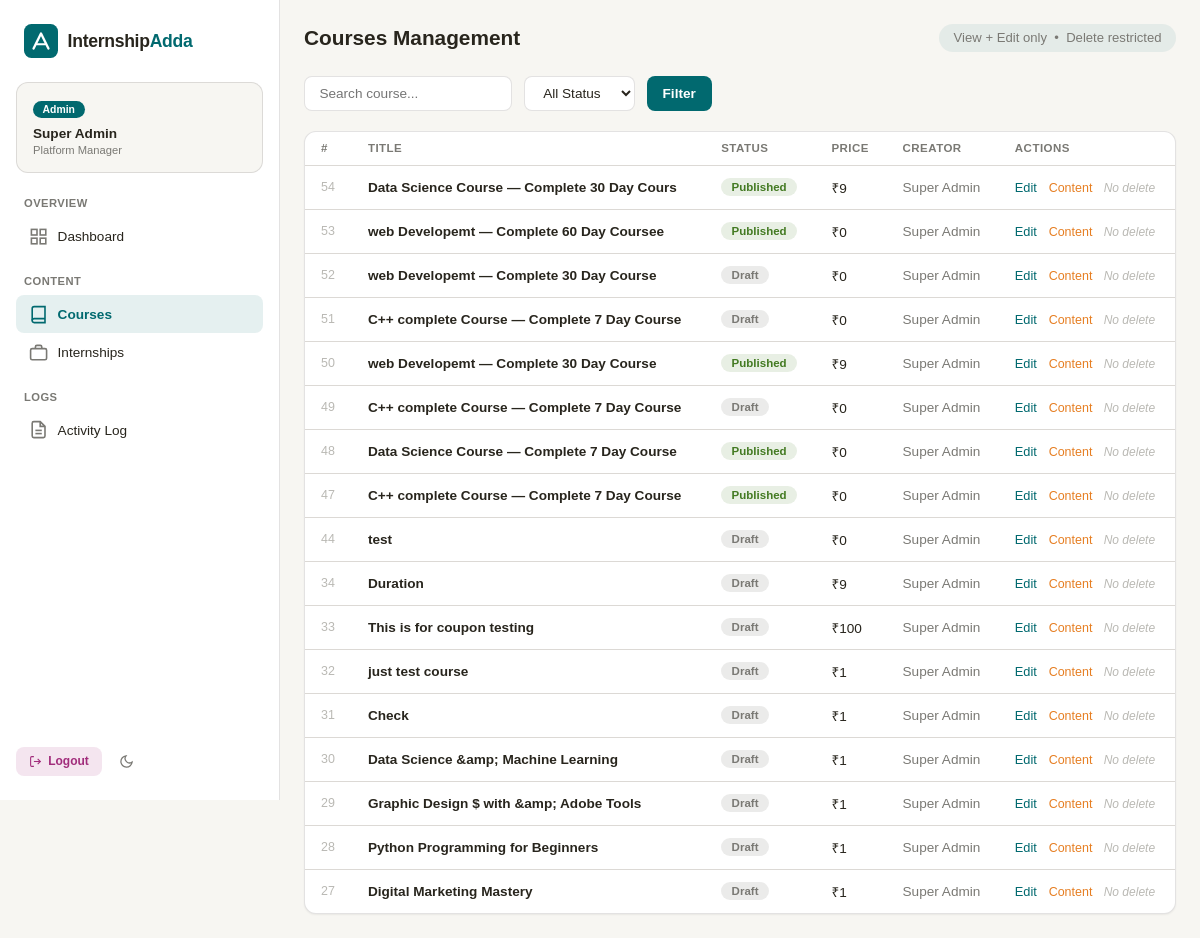
The app's page /second/courses.php (signed in) with its own data.
### tables this page shows
CREATE TABLE `courses` (
  `id` int(10) UNSIGNED NOT NULL,
  `title` varchar(255) NOT NULL,
  `slug` varchar(255) NOT NULL,
  `description` text DEFAULT NULL,
  `cover_image` varchar(255) DEFAULT NULL,
  `icon` varchar(255) DEFAULT NULL,
  `preview_image` varchar(255) DEFAULT NULL,
  `price` decimal(10,2) DEFAULT 0.00,
  `status` enum('draft','published') DEFAULT 'draft',
  `created_by` int(10) UNSIGNED NOT NULL,
  `created_at` timestamp NULL DEFAULT current_timestamp(),
  `updated_at` timestamp NULL DEFAULT current_timestamp() ON UPDATE current_timestamp()
);

CREATE TABLE `users` (
  `id` int(10) UNSIGNED NOT NULL,
  `email` varchar(255) NOT NULL,
  `referral_code` varchar(20) DEFAULT NULL,
  `referred_by_code` varchar(20) DEFAULT NULL,
  `mobile` varchar(15) DEFAULT NULL,
  `password` varchar(255) NOT NULL,
  `name` varchar(255) NOT NULL,
  `avatar` varchar(255) DEFAULT NULL,
  `role` enum('admin','manager','learner') DEFAULT 'learner',
  `status` enum('active','suspended','banned') DEFAULT 'active',
  `email_verified` tinyint(1) DEFAULT 0,
  `email_verification_token` varchar(100) DEFAULT NULL,
  `email_verification_expires` datetime DEFAULT NULL,
  `verification_token` varchar(255) DEFAULT NULL,
  `reset_token` varchar(255) DEFAULT NULL,
  `reset_token_expires` datetime DEFAULT NULL,
  `last_login` datetime DEFAULT NULL,
  `created_at` timestamp NULL DEFAULT current_timestamp(),
  `updated_at` timestamp NULL DEFAULT current_timestamp() ON UPDATE current_timestamp()
);

### second/manager_auth.php (called while the page is built, shortened)
<?php
function getManagerPermissions(): array {
    if ($_SESSION['user_role'] === 'admin') {
        return array_fill_keys([
            'courses_view','courses_edit','courses_create','courses_delete',
            'internships_view','internships_edit','internships_create','internships_delete',
            'enrollments_view','users_view','reports_view',
            'coupons_view','coupons_edit','offline_apps_view','offline_apps_edit'
        ], 1);
    }
    return $_SESSION['manager_permissions'];
}
function can(string $perm): bool {
    return !empty(getManagerPermissions()[$perm]);
}

### second/courses.php (the view, shortened to what this page needs)
<?php
require_once __DIR__ . '/manager_auth.php';
$db = getDB();
$search = trim($_GET['q'] ?? '');
$sql = "SELECT c.id, c.title, c.status, c.price, c.created_at, u.name as creator
        FROM courses c LEFT JOIN users u ON u.id = c.created_by WHERE 1=1";
$params = [];
$sql .= " ORDER BY c.created_at DESC LIMIT 60";
$stmt = $db->prepare($sql); $stmt->execute($params);
$courses = $stmt->fetchAll();
$role = $_SESSION['user_role'] ?? 'manager';
$name = $_SESSION['user_name'] ?? 'Manager';
?>
<!DOCTYPE html>
<html lang="en" data-theme="light">
<head>
<link href="https://api.fontshare.com/v2/css?f[]=satoshi@400,500,600,700&display=swap" rel="stylesheet">
</head>
<body>
<div class="app">
  <aside class="sidebar" id="sidebar">
    <div class="sidebar-logo">
      <svg viewBox="0 0 32 32" fill="none">
        <rect width="32" height="32" rx="7" fill="var(--primary)"/>
        <path d="M9 23L16 9L23 23" stroke="white" stroke-width="2.2" stroke-linecap="round" stroke-linejoin="round"/>
        <path d="M12 19h8" stroke="white" stroke-width="1.8" stroke-linecap="round"/>
      </svg>
      <div class="logo-text">Internship<span>Adda</span></div>
    </div>
    <div class="sidebar-user">
      <div class="user-badge"><?= htmlspecialchars(ucfirst($role)) ?></div>
      <div class="user-name"><?= htmlspecialchars($name) ?></div>
      <div class="user-email-sm">Platform Manager</div>
    </div>
    <nav>
      <div class="nav-section">Overview</div>
      <a href="manager_dashboard.php" class="nav-item">
        <svg viewBox="0 0 24 24" fill="none" stroke="currentColor" stroke-width="2"><rect x="3" y="3" width="7" height="7"/><rect x="14" y="3" width="7" height="7"/><rect x="3" y="14" width="7" height="7"/><rect x="14" y="14" width="7" height="7"/></svg>
        Dashboard
      </a>
      <div class="nav-section">Content</div>
      <?php if(can('courses_view')): ?>
      <a href="courses.php" class="nav-item active">
        <svg viewBox="0 0 24 24" fill="none" stroke="currentColor" stroke-width="2"><path d="M4 19.5A2.5 2.5 0 0 1 6.5 17H20"/><path d="M6.5 2H20v20H6.5A2.5 2.5 0 0 1 4 19.5v-15A2.5 2.5 0 0 1 6.5 2z"/></svg>
        Courses
      </a>
      <?php endif; ?>
      <?php if(can('internships_view')): ?>
      <a href="internships.php" class="nav-item">
        <svg viewBox="0 0 24 24" fill="none" stroke="currentColor" stroke-width="2"><rect x="2" y="7" width="20" height="14" rx="2"/><path d="M16 7V5a2 2 0 0 0-2-2h-4a2 2 0 0 0-2 2v2"/></svg>
        Internships
      </a>
      <?php endif; ?>
      <div class="nav-section">Logs</div>
      <a href="activity_log.php" class="nav-item">
        <svg viewBox="0 0 24 24" fill="none" stroke="currentColor" stroke-width="2"><path d="M14 2H6a2 2 0 0 0-2 2v16a2 2 0 0 0 2 2h12a2 2 0 0 0 2-2V8z"/><polyline points="14 2 14 8 20 8"/><line x1="16" y1="13" x2="8" y2="13"/><line x1="16" y1="17" x2="8" y2="17"/></svg>
        Activity Log
      </a>
    </nav>
    <div class="sidebar-footer">
      <a href="manager_dashboard.php?logout=1" class="btn-sm btn-danger">
        <svg width="13" height="13" viewBox="0 0 24 24" fill="none" stroke="currentColor" stroke-width="2"><path d="M9 21H5a2 2 0 0 1-2-2V5a2 2 0 0 1 2-2h4"/><polyline points="16 17 21 12 16 7"/><line x1="21" y1="12" x2="9" y2="12"/></svg>
        Logout
      </a>
      <button data-theme-toggle class="btn-sm btn-ghost" aria-label="Toggle theme" style="padding:.45rem .6rem">
        <svg width="15" height="15" viewBox="0 0 24 24" fill="none" stroke="currentColor" stroke-width="2"><path d="M21 12.79A9 9 0 1 1 11.21 3 7 7 0 0 0 21 12.79z"/></svg>
      </button>
    </div>
  </aside>
  <main class="main">
    <div class="page-header">
      <div>
        <h1>Courses Management</h1>
      </div>
      <div style="font-size:.82rem;color:var(--muted);background:oklch(from var(--primary) l c h/0.08);padding:.4rem .9rem;border-radius:9999px">
        View + Edit only &nbsp;•&nbsp; Delete restricted
      </div>
    </div>
    <form method="GET" class="filter-bar">
      <input type="text" name="q" placeholder="Search course..." value="<?= htmlspecialchars($search) ?>">
      <select name="status">
        <option value="">All Status</option>
      </select>
      <button type="submit" class="btn-primary">Filter</button>
    </form>
    <div class="card">
      <div style="overflow-x:auto">
        <table>
          <thead>
            <tr>
              <th>#</th><th>Title</th><th>Status</th><th>Price</th>
              <th>Creator</th><th>Actions</th>
            </tr>
          </thead>
          <tbody>
            <?php if(empty($courses)): ?>
            <tr><td colspan="6" style="text-align:center;padding:2rem;color:var(--muted)">No courses found</td><tr>
            <?php else: ?>
            <?php foreach($courses as $c): ?>
            <tr>
              <td style="color:var(--faint);font-size:.78rem"><?= $c['id'] ?></td>
              <td><strong><?= htmlspecialchars($c['title']) ?></strong></td>
              <td><span class="badge badge-<?= $c['status'] ?>"><?= ucfirst($c['status']) ?></span></td>
              <td>₹<?= number_format($c['price'],0) ?></td>
              <td style="color:var(--muted)"><?= htmlspecialchars($c['creator']??'—') ?></td>
              <td>
                <?php if(can('courses_edit')): ?>
                  <a href="course_edit.php?id=<?= $c['id'] ?>" class="action-link">Edit</a>
                  <a href="course_content_editor.php?course_id=<?= $c['id'] ?>" class="content-link">Content</a>
                <?php else: ?>
                  <span class="no-delete">View only</span>
                <?php endif; ?>
                &nbsp; <span class="no-delete">No delete</span>
              </td>
            </tr>
            <?php endforeach; ?>
            <?php endif; ?>
          </tbody>
        </table>
      </div>
    </div>
  </main>
</div>
</body>
</html>

### second/courses.php (style rules this page uses)
:root,[data-theme="light"] { --bg:#f7f6f2;--surface:#fff;--border:oklch(0.2 0.01 80/0.12);--divider:#dcd9d5;--text:#28251d;--muted:#7a7974;--faint:#bab9b4;--primary:#01696f;--primary-h:#0c4e54;--success:#437a22;--error:#a12c7b;--warning:#e67e22;--r-lg:.75rem;--r-md:.5rem;--shadow-sm:0 1px 2px oklch(0.2 0.01 80/0.06);--t:180ms cubic-bezier(.16,1,.3,1) }
*,*::before,*::after { box-sizing:border-box;margin:0;padding:0 }
body { font-family:'Satoshi',sans-serif;background:var(--bg);color:var(--text);min-height:100dvh }
.app { display:flex;min-height:100dvh }
.sidebar { width:280px;background:var(--surface);border-right:1px solid var(--border);padding:1.5rem 1rem;display:flex;flex-direction:column;position:sticky;top:0;height:100vh;overflow-y:auto }
.sidebar-logo { display:flex;align-items:center;gap:.6rem;margin-bottom:1.5rem;padding:0 .5rem }
.sidebar-logo svg { width:34px;height:34px }
.logo-text { font-size:1.1rem;font-weight:700;letter-spacing:-0.3px;color:var(--text) }
.logo-text span { color:var(--primary);font-weight:600 }
.sidebar-user { background:var(--bg);border-radius:var(--r-lg);padding:1rem;margin-bottom:1.5rem;border:1px solid var(--border) }
.user-badge { display:inline-block;padding:.2rem .6rem;background:var(--primary);color:#fff;border-radius:999px;font-size:.65rem;font-weight:600;margin-bottom:.5rem }
.user-name { font-weight:600;font-size:.85rem;color:var(--text) }
.user-email-sm { font-size:.7rem;color:var(--muted);margin-top:.2rem }
.nav-section { font-size:.7rem;font-weight:700;text-transform:uppercase;letter-spacing:.04em;color:var(--muted);margin:1.2rem 0 .5rem .5rem }
.nav-section:first-of-type { margin-top:0 }
.nav-item { display:flex;align-items:center;gap:.6rem;padding:.6rem .8rem;border-radius:var(--r-md);color:var(--text);text-decoration:none;font-size:.85rem;font-weight:500;transition:all var(--t) }
.nav-item svg { width:1.2rem;height:1.2rem;color:var(--muted);flex-shrink:0 }
.nav-item.active { background:oklch(from var(--primary) l c h/0.1);color:var(--primary);font-weight:600 }
.nav-item.active svg { color:var(--primary) }
.sidebar-footer { display:flex;gap:.5rem;margin-top:auto;padding-top:1.5rem }
.btn-sm { padding:.45rem .8rem;border-radius:var(--r-md);font-size:.75rem;font-weight:600;text-decoration:none;display:inline-flex;align-items:center;gap:.4rem;border:none;cursor:pointer;transition:all var(--t) }
.btn-danger { background:oklch(from var(--error) l c h/0.12);color:var(--error) }
.btn-ghost { background:transparent;color:var(--muted) }
.main { flex:1;padding:1.5rem;min-width:0 }
.page-header { display:flex;align-items:center;justify-content:space-between;margin-bottom:1.5rem;flex-wrap:wrap;gap:1rem }
h1 { font-size:1.3rem;font-weight:700 }
.filter-bar { display:flex;gap:.75rem;margin-bottom:1.25rem;flex-wrap:wrap }
input[type=text],select { padding:.5rem .9rem;border:1.5px solid var(--border);border-radius:var(--r-md);background:var(--surface);color:var(--text);font:inherit;font-size:.85rem }
.btn-primary { background:var(--primary);color:#fff;padding:.5rem 1rem;border-radius:var(--r-md);font-size:.85rem;font-weight:600;border:none;cursor:pointer;transition:background var(--t) }
.card { background:var(--surface);border:1px solid var(--border);border-radius:var(--r-lg);overflow:hidden;box-shadow:var(--shadow-sm) }
table { width:100%;border-collapse:collapse }
th { padding:.65rem 1rem;text-align:left;font-size:.72rem;font-weight:700;text-transform:uppercase;letter-spacing:.04em;color:var(--muted);border-bottom:1px solid var(--divider) }
td { padding:.75rem 1rem;font-size:.85rem;border-bottom:1px solid var(--divider) }
tr:last-child td { border-bottom:none }
.badge { display:inline-flex;padding:.2rem .65rem;border-radius:9999px;font-size:.72rem;font-weight:600 }
.badge-published { background:oklch(from var(--success) l c h/0.12);color:var(--success) }
.badge-draft { background:oklch(from var(--muted) l c h/0.15);color:var(--muted) }
.action-link { font-size:.8rem;color:var(--primary);font-weight:500;text-decoration:none }
.no-delete { font-size:.75rem;color:var(--faint);font-style:italic }
.content-link { font-size:.78rem;color:var(--warning);font-weight:500;margin-left:.5rem;text-decoration:none }

### records on screen
courses: id "54", title "Data Science Course — Complete 30 Day Cours", status "Published", price "9", created_by.name "Super Admin"
courses: id "53", title "web Developemt — Complete 60 Day Coursee", status "Published", price "0", created_by.name "Super Admin"
courses: id "52", title "web Developemt — Complete 30 Day Course", status "Draft", price "0", created_by.name "Super Admin"
courses: id "51", title "C++ complete Course — Complete 7 Day Course", status "Draft", price "0", created_by.name "Super Admin"
courses: id "50", title "web Developemt — Complete 30 Day Course", status "Published", price "9", created_by.name "Super Admin"
courses: id "49", title "C++ complete Course — Complete 7 Day Course", status "Draft", price "0", created_by.name "Super Admin"
courses: id "48", title "Data Science Course — Complete 7 Day Course", status "Published", price "0", created_by.name "Super Admin"
courses: id "47", title "C++ complete Course — Complete 7 Day Course", status "Published", price "0", created_by.name "Super Admin"
courses: id "44", title "test", status "Draft", price "0", created_by.name "Super Admin"
courses: id "34", title "Duration", status "Draft", price "9", created_by.name "Super Admin"
courses: id "33", title "This is for coupon testing", status "Draft", price "100", created_by.name "Super Admin"
courses: id "32", title "just test course", status "Draft", price "1", created_by.name "Super Admin"
courses: id "31", title "Check", status "Draft", price "1", created_by.name "Super Admin"
courses: id "30", title "Data Science &amp; Machine Learning", status "Draft", price "1", created_by.name "Super Admin"
courses: id "29", title "Graphic Design $ with &amp; Adobe Tools", status "Draft", price "1", created_by.name "Super Admin"
courses: id "28", title "Python Programming for Beginners", status "Draft", price "1", created_by.name "Super Admin"
courses: id "27", title "Digital Marketing Mastery", status "Draft", price "1", created_by.name "Super Admin"

### other values on screen
$role "Admin"
$name "Super Admin"
